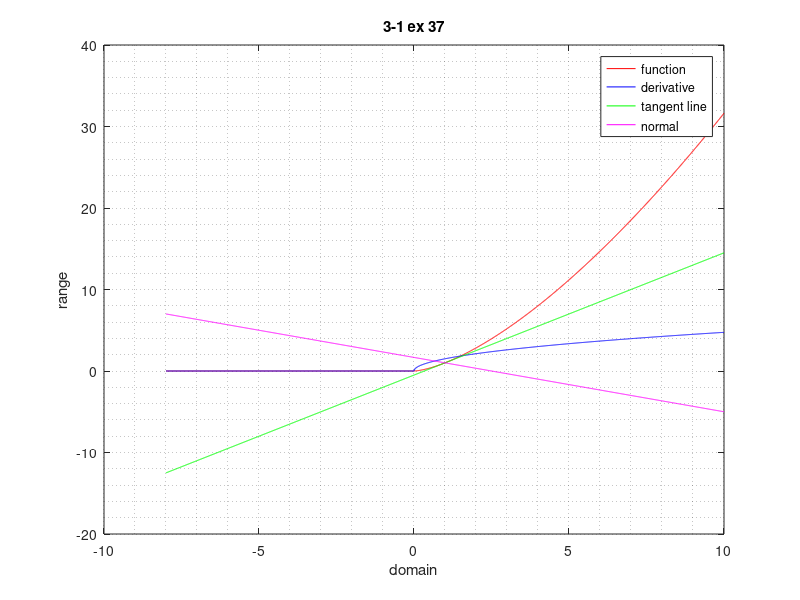

MATLAB code for this plot:
x = [-8:.01:10];
y = x.^(3/2); % (1,1)
y2 = 3 .* x.^(1/2) ./ 2;
y3 = 1.5 .* x - 0.5;
y4 = -2/3 .* x + 5/3;

aux = figure();
plot(x, y, "r", x, y2, "b", x, y3, "g", x, y4, "m");
grid minor;
legend("function", "derivative", "tangent line", "normal");
title("3-1 ex 37");
xlabel("domain");
ylabel("range");
saveas(aux, "figure", "pdf");
